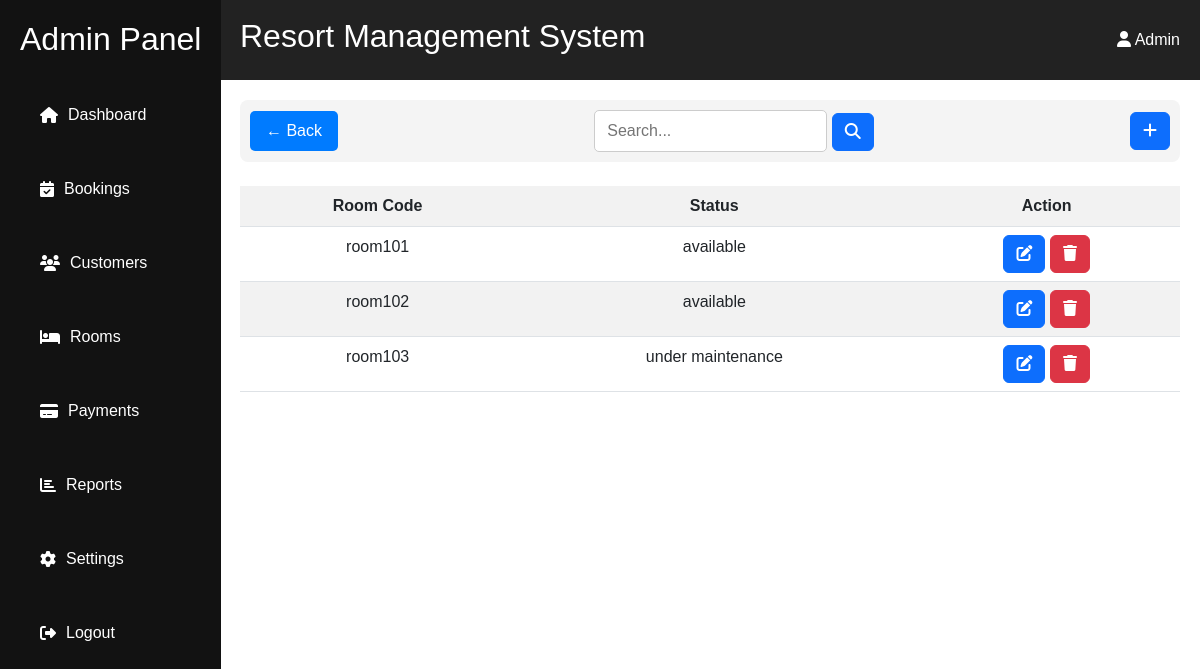
The page /admin/rooms/index.php on the database as committed earlier.
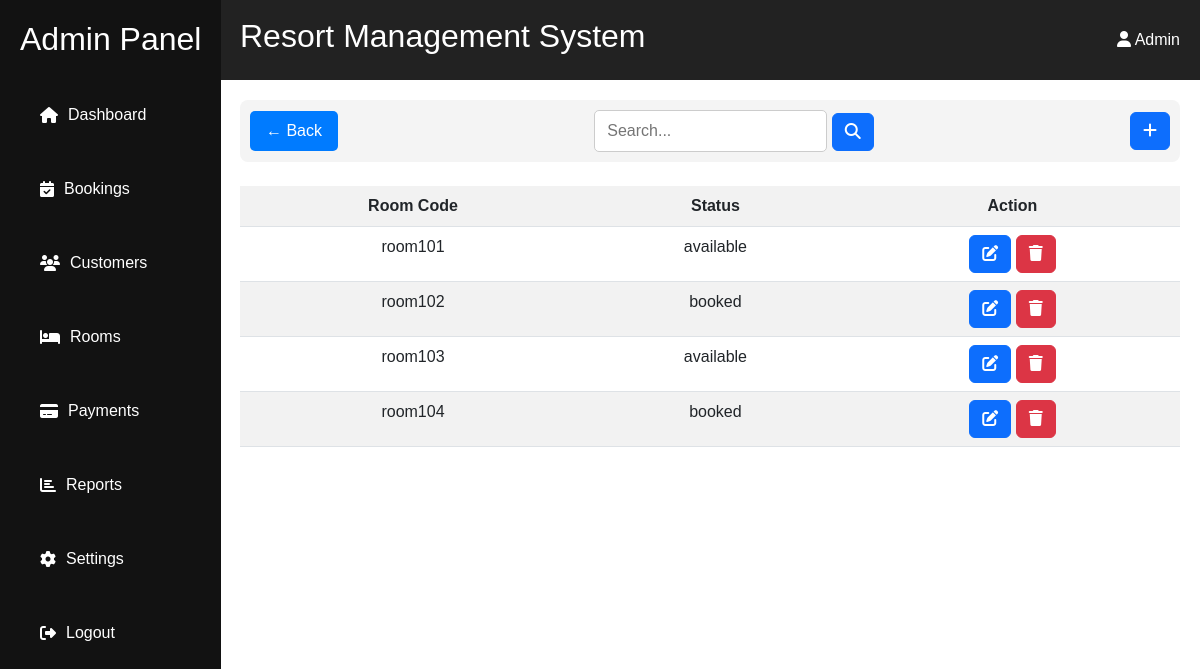
The same page on the database as committed later.
### tables this page shows
CREATE TABLE IF NOT EXISTS `room` (
  `room_id` int(11) NOT NULL AUTO_INCREMENT,
  `room_code` varchar(50) NOT NULL,
  `room_type` enum('standard','premium') NOT NULL,
  `room_status` enum('available','booked','under maintenance') NOT NULL,
  `price` decimal(10,0) NOT NULL,
  `created_at` timestamp NOT NULL DEFAULT current_timestamp(),
  `updated_at` timestamp NOT NULL DEFAULT current_timestamp(),
  PRIMARY KEY (`room_id`),
  UNIQUE KEY `room_ code` (`room_code`)
);

### admin/rooms/index.php (the view, shortened to what this page needs)
<?php
include('../../resources/database/config.php');
?>
<div class="content" style="color:black;">
    <?php include ('filter.php'); ?>
    <br>
    <table class="table table-striped" style="text-align: center;">
        <tr>
        <th>Room Code</th>
        <th>Status</th>
        <th>Action</th>
        </tr>
        <?php
       while($row=mysqli_fetch_assoc($result)){
        print "<tr>
        <td>{$row['room_code']}</td>
        <td>{$row['room_status']}</td>
        <td><a href='edit.php?id={$row['room_id']}' class='btn btn-primary'><i class='fas fa-edit'></i></a>
        <a href='delete.php?id={$row['room_id']}&index_click=true' class='btn btn-danger'><i class='fas fa-trash'></i></a></td>
        </tr>";
       }
        ?>
    </table>
</div>

### admin/rooms/filter.php (shortened to what this page needs)
<?php
if(isset($_GET['search']) && isset($_GET['searchbar'])){
    echo $find=isset($_GET['searchbar']) ? $_GET['searchbar'] : '';
    $search="'%$find%'";
    $sql1 = "SELECT * FROM room WHERE room_code LIKE $search ";
    $result = mysqli_query($conn, $sql1);
    }else{
    $sql1 = "SELECT * FROM room";
    $result = mysqli_query($conn, $sql1);
    }
?>
<div class="top-bar">
    <button class="back-btn" onclick="history.back()">← Back</button>
    <form action="<?php $_SERVER['PHP_SELF']?>" method="get">
   <input type="text" class="search-bar" name="searchbar"  placeholder="Search...">
   <button class="btn btn-primary" name="search" value="search"><i class="fas fa-magnifying-glass"></i></button>
   </form>
    <a href="create.php" class="btn btn-primary" style="text-decoration: none; color:white;"><i class="fas fa-add "></i></a>
</div>

### admin/rooms/filter.php (style rules this page uses)
.top-bar { display: flex; align-items: center; justify-content: space-between; padding: 10px; background: #f4f4f4; border-radius: 8px; gap: 15px; }
.back-btn { padding: 8px 16px; border: none; background: #007bff; color: white; font-size: 16px; border-radius: 5px; cursor: pointer; transition: 0.3s; }
.search-bar { flex: 1; padding: 8px 12px; border: 1px solid #ccc; border-radius: 5px; font-size: 16px; }

Rows that differ between the two databases and show on the page:
changed room "room102": room_status "available" → "booked"
changed room "room103": room_status "under maintenance" → "available"
added room: room_code "room104", room_status "booked"
